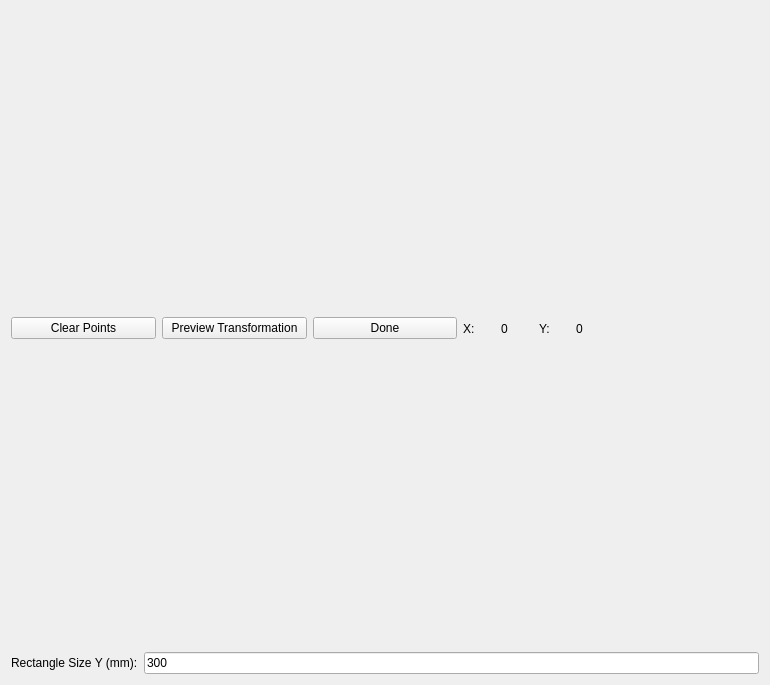
<?xml version="1.0" encoding="UTF-8"?>
<ui version="4.0">
 <class>GUIPerspectiveTransformatorClass</class>
 <widget class="QWidget" name="GUIPerspectiveTransformatorClass">
  <property name="geometry">
   <rect>
    <x>0</x>
    <y>0</y>
    <width>770</width>
    <height>685</height>
   </rect>
  </property>
  <property name="windowTitle">
   <string>ZoneSelector</string>
  </property>
  <layout class="QVBoxLayout" name="verticalLayout">
   <item>
    <layout class="QHBoxLayout" name="horizontalLayout">
     <property name="sizeConstraint">
      <enum>QLayout::SetNoConstraint</enum>
     </property>
     <item>
      <widget class="QPushButton" name="clear_button">
       <property name="text">
        <string>Clear Points</string>
       </property>
      </widget>
     </item>
     <item>
      <widget class="QPushButton" name="preview_button">
       <property name="text">
        <string>Preview Transformation</string>
       </property>
      </widget>
     </item>
     <item>
      <widget class="QPushButton" name="done_button">
       <property name="text">
        <string>Done</string>
       </property>
      </widget>
     </item>
     <item>
      <layout class="QHBoxLayout" name="horizontalLayout_2">
       <property name="sizeConstraint">
        <enum>QLayout::SetMinimumSize</enum>
       </property>
       <item>
        <widget class="QLabel" name="label_3">
         <property name="sizePolicy">
          <sizepolicy hsizetype="Minimum" vsizetype="Minimum">
           <horstretch>0</horstretch>
           <verstretch>0</verstretch>
          </sizepolicy>
         </property>
         <property name="text">
          <string>X:</string>
         </property>
        </widget>
       </item>
       <item>
        <widget class="QLabel" name="x_label">
         <property name="sizePolicy">
          <sizepolicy hsizetype="Preferred" vsizetype="Minimum">
           <horstretch>0</horstretch>
           <verstretch>0</verstretch>
          </sizepolicy>
         </property>
         <property name="text">
          <string>0</string>
         </property>
        </widget>
       </item>
       <item>
        <widget class="QLabel" name="label_2">
         <property name="sizePolicy">
          <sizepolicy hsizetype="Preferred" vsizetype="Minimum">
           <horstretch>0</horstretch>
           <verstretch>0</verstretch>
          </sizepolicy>
         </property>
         <property name="text">
          <string>Y:</string>
         </property>
        </widget>
       </item>
       <item>
        <widget class="QLabel" name="y_label">
         <property name="sizePolicy">
          <sizepolicy hsizetype="Preferred" vsizetype="Minimum">
           <horstretch>0</horstretch>
           <verstretch>0</verstretch>
          </sizepolicy>
         </property>
         <property name="text">
          <string>0</string>
         </property>
        </widget>
       </item>
      </layout>
     </item>
     <item>
      <widget class="QLabel" name="zoom_label">
       <property name="text">
        <string/>
       </property>
      </widget>
     </item>
    </layout>
   </item>
   <item>
    <layout class="QHBoxLayout" name="horizontalLayout_3">
     <item>
      <widget class="QLabel" name="label_4">
       <property name="text">
        <string>Rectangle Size Y (mm):</string>
       </property>
      </widget>
     </item>
     <item>
      <widget class="QLineEdit" name="rectScaleY_edit">
       <property name="text">
        <string>300</string>
       </property>
      </widget>
     </item>
    </layout>
   </item>
  </layout>
 </widget>
 <layoutdefault spacing="6" margin="11"/>
 <resources/>
 <connections/>
</ui>
